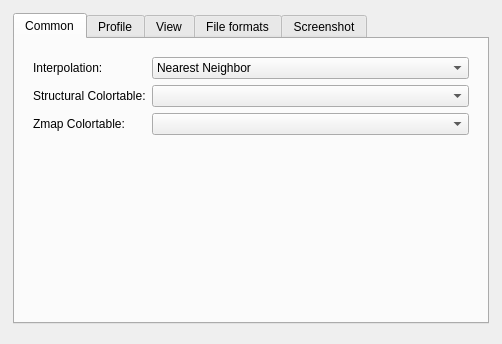
<?xml version="1.0" encoding="UTF-8"?>
<ui version="4.0">
 <class>preferencesDialog</class>
 <widget class="QDialog" name="preferencesDialog">
  <property name="geometry">
   <rect>
    <x>0</x>
    <y>0</y>
    <width>502</width>
    <height>344</height>
   </rect>
  </property>
  <property name="sizePolicy">
   <sizepolicy hsizetype="Preferred" vsizetype="Maximum">
    <horstretch>0</horstretch>
    <verstretch>0</verstretch>
   </sizepolicy>
  </property>
  <property name="windowTitle">
   <string>Preferences</string>
  </property>
  <layout class="QVBoxLayout" name="verticalLayout">
   <item>
    <widget class="QFrame" name="frame_2">
     <property name="sizePolicy">
      <sizepolicy hsizetype="Preferred" vsizetype="Minimum">
       <horstretch>0</horstretch>
       <verstretch>0</verstretch>
      </sizepolicy>
     </property>
     <property name="frameShape">
      <enum>QFrame::NoFrame</enum>
     </property>
     <property name="frameShadow">
      <enum>QFrame::Raised</enum>
     </property>
     <layout class="QGridLayout" name="gridLayout">
      <property name="leftMargin">
       <number>2</number>
      </property>
      <property name="topMargin">
       <number>2</number>
      </property>
      <property name="rightMargin">
       <number>2</number>
      </property>
      <item row="0" column="0">
       <widget class="QTabWidget" name="tabWidget">
        <property name="sizePolicy">
         <sizepolicy hsizetype="Preferred" vsizetype="Preferred">
          <horstretch>0</horstretch>
          <verstretch>0</verstretch>
         </sizepolicy>
        </property>
        <property name="currentIndex">
         <number>0</number>
        </property>
        <widget class="QWidget" name="commonTab">
         <attribute name="title">
          <string>Common</string>
         </attribute>
         <layout class="QGridLayout" name="gridLayout_2">
          <property name="margin">
           <number>9</number>
          </property>
          <item row="0" column="0">
           <widget class="QFrame" name="frame_6">
            <property name="frameShape">
             <enum>QFrame::NoFrame</enum>
            </property>
            <property name="frameShadow">
             <enum>QFrame::Raised</enum>
            </property>
            <layout class="QGridLayout" name="gridLayout_12">
             <item row="0" column="0">
              <widget class="QLabel" name="label_2">
               <property name="sizePolicy">
                <sizepolicy hsizetype="Maximum" vsizetype="Preferred">
                 <horstretch>0</horstretch>
                 <verstretch>0</verstretch>
                </sizepolicy>
               </property>
               <property name="text">
                <string>Interpolation:</string>
               </property>
              </widget>
             </item>
             <item row="0" column="1">
              <widget class="QComboBox" name="comboInterpolation">
               <property name="sizePolicy">
                <sizepolicy hsizetype="Minimum" vsizetype="Fixed">
                 <horstretch>0</horstretch>
                 <verstretch>0</verstretch>
                </sizepolicy>
               </property>
               <item>
                <property name="text">
                 <string>Nearest Neighbor</string>
                </property>
               </item>
               <item>
                <property name="text">
                 <string>Linear</string>
                </property>
               </item>
              </widget>
             </item>
             <item row="1" column="0">
              <widget class="QLabel" name="label_4">
               <property name="sizePolicy">
                <sizepolicy hsizetype="Maximum" vsizetype="Preferred">
                 <horstretch>0</horstretch>
                 <verstretch>0</verstretch>
                </sizepolicy>
               </property>
               <property name="text">
                <string>Structural Colortable:</string>
               </property>
              </widget>
             </item>
             <item row="1" column="1">
              <widget class="QComboBox" name="lutStructural">
               <property name="sizePolicy">
                <sizepolicy hsizetype="Minimum" vsizetype="Fixed">
                 <horstretch>0</horstretch>
                 <verstretch>0</verstretch>
                </sizepolicy>
               </property>
              </widget>
             </item>
             <item row="2" column="0">
              <widget class="QLabel" name="label_10">
               <property name="sizePolicy">
                <sizepolicy hsizetype="Maximum" vsizetype="Preferred">
                 <horstretch>0</horstretch>
                 <verstretch>0</verstretch>
                </sizepolicy>
               </property>
               <property name="text">
                <string>Zmap Colortable:</string>
               </property>
              </widget>
             </item>
             <item row="2" column="1">
              <widget class="QComboBox" name="lutZmap">
               <property name="sizePolicy">
                <sizepolicy hsizetype="Minimum" vsizetype="Fixed">
                 <horstretch>0</horstretch>
                 <verstretch>0</verstretch>
                </sizepolicy>
               </property>
              </widget>
             </item>
             <item row="3" column="0">
              <spacer name="verticalSpacer">
               <property name="orientation">
                <enum>Qt::Vertical</enum>
               </property>
               <property name="sizeType">
                <enum>QSizePolicy::Expanding</enum>
               </property>
               <property name="sizeHint" stdset="0">
                <size>
                 <width>20</width>
                 <height>123</height>
                </size>
               </property>
              </spacer>
             </item>
            </layout>
           </widget>
          </item>
         </layout>
        </widget>
        <widget class="QWidget" name="profileTab">
         <attribute name="title">
          <string>Profile</string>
         </attribute>
         <layout class="QGridLayout" name="gridLayout_3">
          <item row="0" column="0">
           <widget class="QScrollArea" name="profileScrollArea">
            <property name="frameShape">
             <enum>QFrame::NoFrame</enum>
            </property>
            <property name="horizontalScrollBarPolicy">
             <enum>Qt::ScrollBarAlwaysOff</enum>
            </property>
            <property name="widgetResizable">
             <bool>true</bool>
            </property>
            <widget class="QWidget" name="scrollAreaWidgetContents">
             <property name="geometry">
              <rect>
               <x>0</x>
               <y>0</y>
               <width>458</width>
               <height>270</height>
              </rect>
             </property>
             <layout class="QGridLayout" name="gridLayout_4">
              <item row="1" column="0">
               <widget class="QFrame" name="frame">
                <property name="frameShape">
                 <enum>QFrame::NoFrame</enum>
                </property>
                <property name="frameShadow">
                 <enum>QFrame::Raised</enum>
                </property>
                <layout class="QVBoxLayout" name="verticalLayout_2">
                 <property name="margin">
                  <number>2</number>
                 </property>
                 <item>
                  <widget class="QCheckBox" name="fancyStyle">
                   <property name="text">
                    <string>Use custom style (requires restart)</string>
                   </property>
                  </widget>
                 </item>
                 <item>
                  <widget class="QCheckBox" name="checkStartUpScreen">
                   <property name="toolTip">
                    <string>If no image for loading was specified via commandline option &quot;-in&quot; or &quot;-zmap&quot; vast will show you a welcome screen.</string>
                   </property>
                   <property name="text">
                    <string>Show welcome screen</string>
                   </property>
                  </widget>
                 </item>
                 <item>
                  <widget class="QCheckBox" name="checkCrashMessage">
                   <property name="toolTip">
                    <string>If, for some obscure reason, vast crashes a message containing logging information will be shown at the next start.</string>
                   </property>
                   <property name="text">
                    <string>Show crash message</string>
                   </property>
                  </widget>
                 </item>
                 <item>
                  <widget class="QCheckBox" name="checkVoxelSpace">
                   <property name="toolTip">
                    <string>This causes vast to always ignore the orientation of images and so work in voxel space.</string>
                   </property>
                   <property name="text">
                    <string>Use voxelspace</string>
                   </property>
                  </widget>
                 </item>
                 <item>
                  <widget class="QFrame" name="multithreadingFrame">
                   <property name="frameShape">
                    <enum>QFrame::NoFrame</enum>
                   </property>
                   <property name="frameShadow">
                    <enum>QFrame::Raised</enum>
                   </property>
                   <layout class="QHBoxLayout" name="horizontalLayout">
                    <property name="spacing">
                     <number>2</number>
                    </property>
                    <property name="margin">
                     <number>2</number>
                    </property>
                   </layout>
                  </widget>
                 </item>
                 <item>
                  <spacer name="verticalSpacer_2">
                   <property name="orientation">
                    <enum>Qt::Vertical</enum>
                   </property>
                   <property name="sizeType">
                    <enum>QSizePolicy::Expanding</enum>
                   </property>
                   <property name="sizeHint" stdset="0">
                    <size>
                     <width>20</width>
                     <height>10</height>
                    </size>
                   </property>
                  </spacer>
                 </item>
                </layout>
               </widget>
              </item>
              <item row="0" column="0">
               <widget class="QFrame" name="defaultViewWidgetFrame">
                <property name="frameShape">
                 <enum>QFrame::NoFrame</enum>
                </property>
                <property name="frameShadow">
                 <enum>QFrame::Raised</enum>
                </property>
                <layout class="QHBoxLayout" name="horizontalLayout_2">
                 <property name="margin">
                  <number>2</number>
                 </property>
                 <item>
                  <widget class="QLabel" name="label_11">
                   <property name="text">
                    <string>Default view widget type:</string>
                   </property>
                  </widget>
                 </item>
                 <item>
                  <widget class="QComboBox" name="defaultViewWidgetComboBox"/>
                 </item>
                </layout>
               </widget>
              </item>
             </layout>
            </widget>
           </widget>
          </item>
         </layout>
        </widget>
        <widget class="QWidget" name="viewTab">
         <attribute name="title">
          <string>View</string>
         </attribute>
         <layout class="QGridLayout" name="gridLayout_8">
          <item row="0" column="0">
           <widget class="QFrame" name="frame_4">
            <property name="frameShape">
             <enum>QFrame::NoFrame</enum>
            </property>
            <property name="frameShadow">
             <enum>QFrame::Raised</enum>
            </property>
            <layout class="QGridLayout" name="gridLayout_9">
             <item row="0" column="0">
              <widget class="QCheckBox" name="checkLatchOrientation">
               <property name="enabled">
                <bool>false</bool>
               </property>
               <property name="toolTip">
                <string>If only one image is visualized in an image widget its orientation will be latched to achieve an optimal viewing result.</string>
               </property>
               <property name="text">
                <string>Latch orientation for single image</string>
               </property>
              </widget>
             </item>
             <item row="3" column="0">
              <spacer name="verticalSpacer_4">
               <property name="orientation">
                <enum>Qt::Vertical</enum>
               </property>
               <property name="sizeHint" stdset="0">
                <size>
                 <width>20</width>
                 <height>40</height>
                </size>
               </property>
              </spacer>
             </item>
             <item row="1" column="0">
              <widget class="QCheckBox" name="checkSetZeroStatistical">
               <property name="toolTip">
                <string>If you load an image as a statistical image vast will set 0 to black if the minimum value of this image is below 0. Alternativley you can do this manually over the imagelists context menu.</string>
               </property>
               <property name="text">
                <string>Automatically set 0 to black for statistical images</string>
               </property>
               <property name="checked">
                <bool>true</bool>
               </property>
              </widget>
             </item>
             <item row="2" column="0">
              <widget class="QCheckBox" name="checkSetZeroStructural">
               <property name="toolTip">
                <string>If you load an image as a structural image vast will set 0 to black if the minimum value of this image is below 0. Alternativley you can do this manually over the imagelists context menu.</string>
               </property>
               <property name="text">
                <string>Automatically set 0 to black for structural images</string>
               </property>
              </widget>
             </item>
            </layout>
           </widget>
          </item>
         </layout>
        </widget>
        <widget class="QWidget" name="vistaTab">
         <attribute name="title">
          <string>File formats</string>
         </attribute>
         <layout class="QGridLayout" name="gridLayout_10">
          <item row="0" column="0">
           <widget class="QGroupBox" name="groupBox">
            <property name="title">
             <string>Vista</string>
            </property>
            <layout class="QGridLayout" name="gridLayout_11">
             <item row="0" column="0">
              <widget class="QCheckBox" name="checkOnlyFirst">
               <property name="toolTip">
                <string>If an image contains multiple image objects this option determines if vast should only visualize the first one. (unique to Vista images)</string>
               </property>
               <property name="text">
                <string>Visualize only first image object </string>
               </property>
              </widget>
             </item>
             <item row="1" column="0">
              <widget class="QCheckBox" name="checkCACP">
               <property name="toolTip">
                <string>If the vista file has property ca/cp use it as the index origin to specify the offset of the image.</string>
               </property>
               <property name="text">
                <string>Check for CA / CP</string>
               </property>
              </widget>
             </item>
            </layout>
           </widget>
          </item>
          <item row="1" column="0">
           <spacer name="verticalSpacer_5">
            <property name="orientation">
             <enum>Qt::Vertical</enum>
            </property>
            <property name="sizeHint" stdset="0">
             <size>
              <width>20</width>
              <height>40</height>
             </size>
            </property>
           </spacer>
          </item>
         </layout>
        </widget>
        <widget class="QWidget" name="screenshotTab">
         <attribute name="title">
          <string>Screenshot</string>
         </attribute>
         <layout class="QGridLayout" name="gridLayout_5">
          <item row="0" column="0">
           <widget class="QFrame" name="frame_3">
            <property name="frameShape">
             <enum>QFrame::NoFrame</enum>
            </property>
            <property name="frameShadow">
             <enum>QFrame::Raised</enum>
            </property>
            <layout class="QGridLayout" name="gridLayout_6">
             <item row="0" column="0">
              <widget class="QLabel" name="label_3">
               <property name="text">
                <string>Quality:</string>
               </property>
              </widget>
             </item>
             <item row="0" column="1">
              <widget class="QSpinBox" name="screenshotQuality">
               <property name="maximum">
                <number>100</number>
               </property>
              </widget>
             </item>
             <item row="0" column="2">
              <widget class="QLabel" name="label_7">
               <property name="text">
                <string>%</string>
               </property>
              </widget>
             </item>
             <item row="1" column="0">
              <widget class="QLabel" name="label_5">
               <property name="text">
                <string>dpi:</string>
               </property>
              </widget>
             </item>
             <item row="1" column="1">
              <widget class="QSpinBox" name="dpiX">
               <property name="minimum">
                <number>5</number>
               </property>
               <property name="maximum">
                <number>4000</number>
               </property>
              </widget>
             </item>
             <item row="1" column="2">
              <widget class="QLabel" name="label_8">
               <property name="text">
                <string>x</string>
               </property>
               <property name="alignment">
                <set>Qt::AlignCenter</set>
               </property>
              </widget>
             </item>
             <item row="1" column="3">
              <widget class="QSpinBox" name="dpiY">
               <property name="minimum">
                <number>5</number>
               </property>
               <property name="maximum">
                <number>4000</number>
               </property>
              </widget>
             </item>
             <item row="3" column="0" colspan="4">
              <widget class="QFrame" name="scalingFrame">
               <property name="frameShape">
                <enum>QFrame::NoFrame</enum>
               </property>
               <property name="frameShadow">
                <enum>QFrame::Raised</enum>
               </property>
               <layout class="QGridLayout" name="gridLayout_7">
                <property name="margin">
                 <number>2</number>
                </property>
                <item row="0" column="0">
                 <widget class="QLabel" name="label_6">
                  <property name="text">
                   <string>Size:</string>
                  </property>
                 </widget>
                </item>
                <item row="0" column="1">
                 <widget class="QSpinBox" name="sizeX">
                  <property name="minimum">
                   <number>1</number>
                  </property>
                  <property name="maximum">
                   <number>5000</number>
                  </property>
                 </widget>
                </item>
                <item row="0" column="2">
                 <widget class="QLabel" name="label_9">
                  <property name="text">
                   <string>x</string>
                  </property>
                  <property name="alignment">
                   <set>Qt::AlignCenter</set>
                  </property>
                 </widget>
                </item>
                <item row="0" column="3">
                 <widget class="QSpinBox" name="sizeY">
                  <property name="minimum">
                   <number>1</number>
                  </property>
                  <property name="maximum">
                   <number>5000</number>
                  </property>
                 </widget>
                </item>
                <item row="1" column="0">
                 <widget class="QCheckBox" name="keepRatio">
                  <property name="text">
                   <string>Keep Ratio</string>
                  </property>
                 </widget>
                </item>
               </layout>
              </widget>
             </item>
             <item row="2" column="0">
              <widget class="QCheckBox" name="manualScaling">
               <property name="text">
                <string>Manual Scaling...</string>
               </property>
              </widget>
             </item>
             <item row="4" column="0">
              <spacer name="verticalSpacer_3">
               <property name="orientation">
                <enum>Qt::Vertical</enum>
               </property>
               <property name="sizeHint" stdset="0">
                <size>
                 <width>20</width>
                 <height>40</height>
                </size>
               </property>
              </spacer>
             </item>
            </layout>
           </widget>
          </item>
         </layout>
        </widget>
       </widget>
      </item>
     </layout>
    </widget>
   </item>
  </layout>
 </widget>
 <resources>
  <include location="../resources/viewer.qrc"/>
 </resources>
 <connections>
  <connection>
   <sender>keepRatio</sender>
   <signal>toggled(bool)</signal>
   <receiver>sizeY</receiver>
   <slot>setDisabled(bool)</slot>
   <hints>
    <hint type="sourcelabel">
     <x>74</x>
     <y>200</y>
    </hint>
    <hint type="destinationlabel">
     <x>417</x>
     <y>161</y>
    </hint>
   </hints>
  </connection>
  <connection>
   <sender>manualScaling</sender>
   <signal>toggled(bool)</signal>
   <receiver>scalingFrame</receiver>
   <slot>setVisible(bool)</slot>
   <hints>
    <hint type="sourcelabel">
     <x>81</x>
     <y>118</y>
    </hint>
    <hint type="destinationlabel">
     <x>101</x>
     <y>149</y>
    </hint>
   </hints>
  </connection>
 </connections>
</ui>
